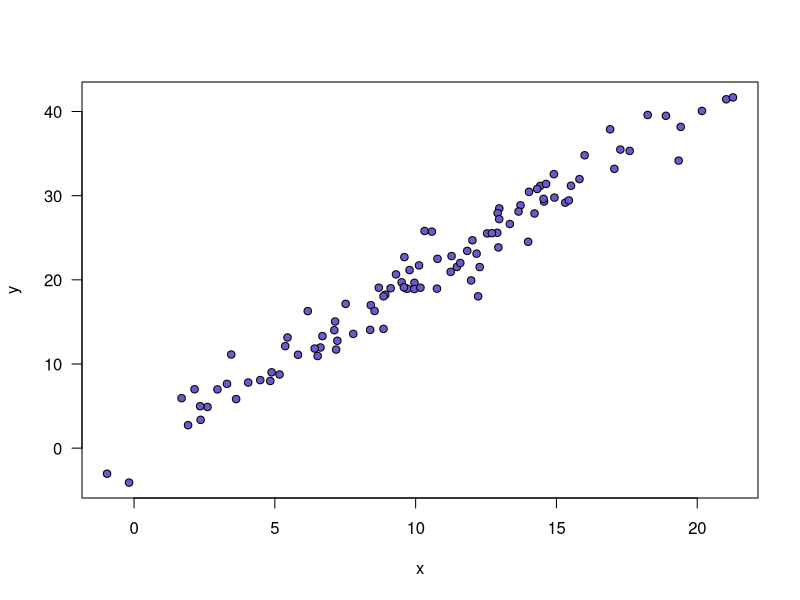

Recreate this plot in R.
## ---- chunk 1
x <- rnorm(100, 10, 5)
y <- 2*x + rnorm(100, 0, 2)
## ---- chunk 2
plot(x, y, pch=21, bg="slateblue", las=1)
## ---- chunk 3
out <- lm(y ~ x)
summary(out)
## ---- chunk 4
sessionInfo()
